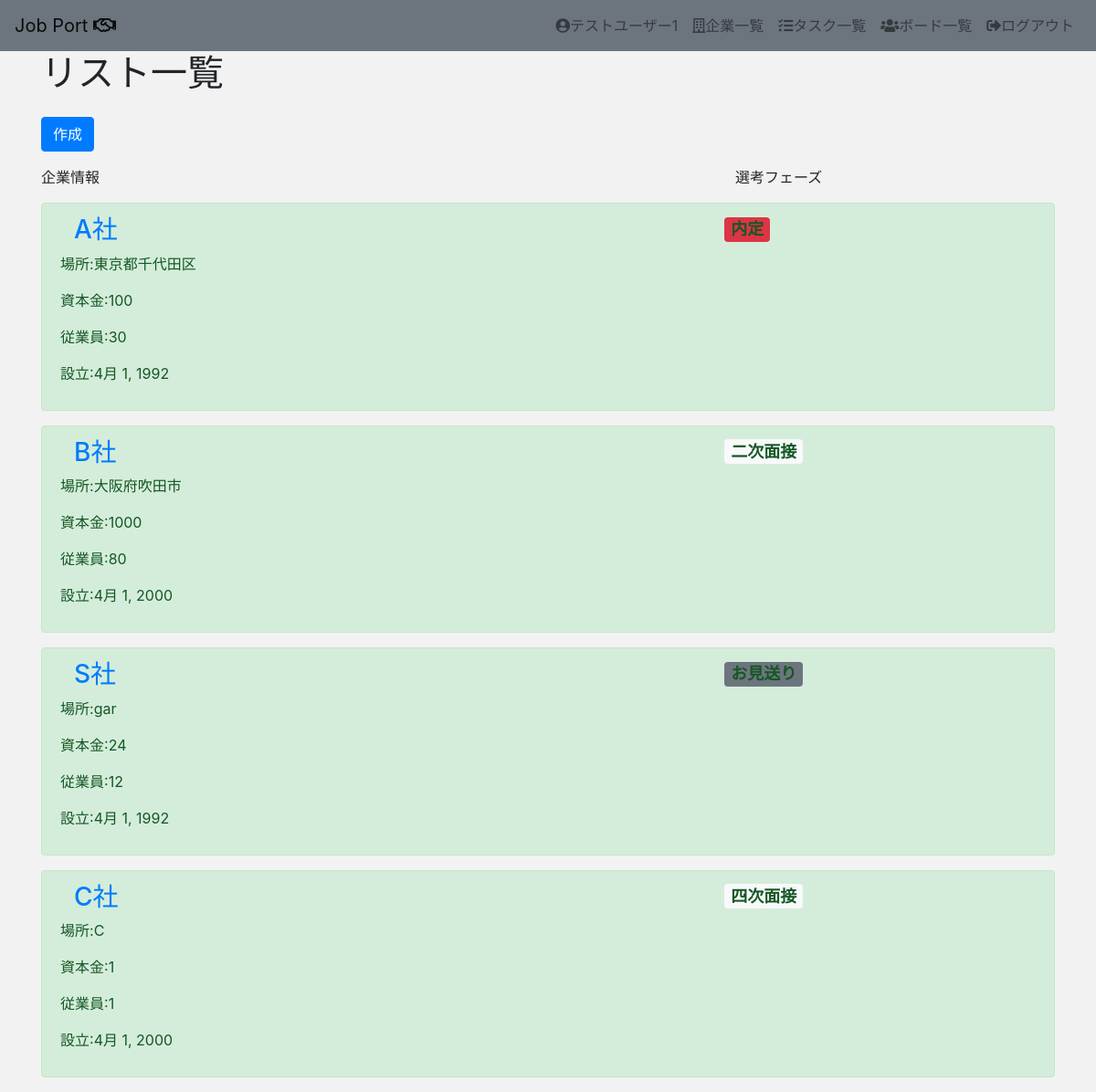
The page /jpapp/companies/ (signed in) on the database its author committed.
### jpapp/models.py (models this page shows, shortened)
class Company(models.Model):
    company_name = models.CharField(max_length=200)
    location = models.TextField()
    capital = models.IntegerField()
    total_employee = models.IntegerField()
    establishd = models.DateField(null=True)
    description = models.TextField()
    phase = models.IntegerField(
      choices = CHOICE,
      default='0'
    )
    user = models.ForeignKey(User, on_delete=models.CASCADE)

### jpapp/views.py (the view)
# urls.py: path("companies/", views.CompanyListView.as_view(), name="companies_list"),
class CompanyListView(LoginRequiredMixin, ListView):
    model = Company
    template_name = "jpapp/companies/list.html"

### templates/jpapp/companies/list.html (shortened to what this page needs)
{% extends "jpapp/base.html" %}
{% block content %}
<div class="container">
  <h1>リスト一覧</h1>
  <a class="btn btn-primary my-3" href="{% url 'jpapp:companies_create' %}" role="button">作成</a>
  <div class="row">
    <div class="col-8 bgred">
      <p>企業情報</p>
    </div>
    <div class="col-4 bgblue">
      <p>選考フェーズ</p>
    </div>
  </div>
    {% for list in company_list %}
    <div class="alert alert-success" role="alert">
      <div class="container">
        <div class="row">
          <div class="col-8">
            <h3><a href="{% url 'jpapp:companies_detail' list.pk %}">{{ list.company_name }}</a></h3>
          </div>
          <div class="col-4">
            {% if list.phase == 7 %}
              <h4><span class="badge bg-secondary">{{ list.get_phase_display }}</span></h4>
            {% elif list.phase == 6 %}
              <h4><span class="badge bg-danger">{{ list.get_phase_display }}</span></h4>
            {% elif list.phase == 7 %}
              <h4><span class="badge bg-info">{{ list.get_phase_display }}</span></h4>
            {% else %}
              <h4><span class="badge bg-light">{{ list.get_phase_display }}</span></h4>
            {% endif %}
          </div>
        </div>
        <div class="row">
          <div>
            <p>場所:{{ list.location }}</p>
            <p>資本金:{{ list.capital }}</p>
            <p>従業員:{{ list.total_employee }}</p>
            <p>設立:{{ list.establishd }}</p>
          </div>
        </div>
      </div>
    </div>
    {% endfor %}
</div>
{% endblock %}

### templates/jpapp/base.html (shortened to what this page needs)
{% load static %}
<!doctype html>
<html lang="ja">
  <head>
    <link rel="stylesheet" href="https://stackpath.bootstrapcdn.com/bootstrap/4.3.1/css/bootstrap.min.css">
    <link href="https://use.fontawesome.com/releases/v5.6.1/css/all.css" rel="stylesheet">
    <link rel="stylesheet" type="text/css" href="{% static 'jpapp/custom.css' %}">
    <link href="https://use.fontawesome.com/releases/v5.6.1/css/all.css" rel="stylesheet">
  </head>
  <body>
    <header>
      <nav class="navbar navbar-expand-lg navbar-light bg-secondary">
        <a class="navbar-brand" href="{% url 'jpapp:index' %}">Job Port <i class="far fa-handshake"></i></a>
        <div class="collapse navbar-collapse" id="navbarSupportedContent">
          <ul class="navbar-nav">
            {% if request.user.is_authenticated %}
            <li class="nav-item">
              <a class="nav-link" href="{% url 'jpapp:users_detail' request.user.pk %}"><i class="fas fa-user-circle"></i>{{ request.user.username }}</a>
            </li>
            <li class="nav-item">
              <a class="nav-link" href="{% url 'jpapp:companies_list' %}"><i class="far fa-building"></i>企業一覧</a>
            </li>
            <li class="nav-item">
              <a class="nav-link" href="{% url 'jpapp:tasks_list' %}"><i class="fas fa-tasks"></i>タスク一覧</a>
            </li>
            <li class="nav-item">
              <a class="nav-link" href="{% url 'jpapp:boards_list' %}"><i class="fas fa-users"></i>ボード一覧</a>
            </li>
            <li class="nav-item">
              <a class="nav-link" href="{% url 'logout' %}"><i class="fas fa-sign-out-alt"></i>ログアウト</a>
            </li>
            {% endif %}
          </ul>
        </div>
      </nav>
    </header>
    <main>
      {% block content %}
      {% endblock %}
    </main>
  </body>
</html>

### static/jpapp/custom.css (style rules this page uses)
body { background-color: #F2F2F2; }
nav { background-color: navy; }

### rows shown on the page
Company: company_name "A社", phase "内定", location "東京都千代田区", capital "100", total_employee "30", establishd "4月 1, 1992"
Company: company_name "B社", phase "二次面接", location "大阪府吹田市", capital "1000", total_employee "80", establishd "4月 1, 2000"
Company: company_name "S社", phase "お見送り", location "gar", capital "24", total_employee "12", establishd "4月 1, 1992"
Company: company_name "C社", phase "四次面接", location "C", capital "1", total_employee "1", establishd "4月 1, 2000"

### other values the page prints
{{ request.user.username }} "テストユーザー1"
